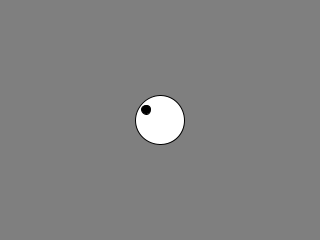
Frame 1 (no input)
Frame 60 (the mouse pressed at the canvas centre just before this capture): identical to frame 1, image omitted
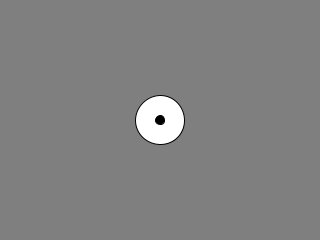
Frame 120 (the mouse held since frame 60 and released just before this capture)

The Processing sketch that drew these frames (run headless with seeded random() and noise(); from frame 60 on, the mouse is pressed at the canvas centre):

// Processing sketch: processing_11752
// ── processing_11752.pde

// eyeball


float centerx;
float centery;
float eyeballRad = 49.0 / 2;
float circRadius = 4.5;
float zDist = 200;

void setup() {
  size(320, 240);
  centerx = width/2;
  centery = height/2;
}

// Think of the eyeball as a sphere.
// The iris is a point on the eyeball.
// The mouse resides on a plane which is z units away
//   from the center of the eyeball.
// We trace a line from the center of the eye to the mouse,
//   then get the intersection between the center and the
//   eyesphere.
// We project that intersection back to the plane.

// ======================================================
// Alternate approach.
// Assume a 3D cartesian coordinate system with the origin
//   at the eye origin.
// Trace a line from eyeOrigin to mouseLoc.
// We can use the dot product (|a|*|b|*cos theta)
//   with the y and z projections of the traced line
//   to determine the theta and phi needed to rotate an
//   eyeball pointing (1, 0, 0) towards the mouseLoc.
// This approach seems more natural than the current one.

// Alt approach 2: Polar coordinates
// x = r cos theta
// y = r sin theta
// r = sqrt(x^2 + y^2)
// find theta, adjust r
// irisR = min(mouseR, eyeballR)
// ======================================================

// Future considerations
// How do we tween a path from the previous sight line to
//   the next?
// We can then animate the eye shifting its attention
//   from place to place.

// THE INTERSECTION
// 2D example:
// 1: x^2 + y^2 - R^2 = 0
// 2: (x0, y0) + t(mx, my) = (x0 + mx*t, y0 + mx*y)
// Plug in the line eqn to the circle eqn
// (x0 + mx*t)^2 + (y0 + mx*y)^2 - R^2 = 0
// Expand
// x0^2 + 2*x0*mx*t + mx^2*t^2 + ... - R^2 = 0
// Then we get a quadratic equation w.r.t. t
// A*t^2 + B*t + C = 0
// Solve using quadratic equations.

// Generalizing to 3D:
// (x-xs0)^2 + (y-ys0)^2 + (z-zs0)^2 - R^2 = 0
// (x0 + mx*t, y0 + my*t, z0 + mz*t)
// (x0 + mx*t - xs0)^2 + ... + ... - R^2 = 0
// Or, using the sphere origin as the line's
//   point of origin:
// (xs0 + mx*t)^2 + ... + ... - R^2 = 0
// Expand
// Solve

// Now, we can simplify further since the ray is
//   guaranteed to pass through the center of the sphere
// But I don't know how.

// Sphere equation: x^2 + y^2 + z^2 = radius (1)
// Line equation: ???
// Parametrize line
// Solve line(t) = radius to get x,y,z coords
// Dump the z coord and draw.

void draw() {
  background(127);
  
  // So we have a line going from the center of the circle
  //   (0,0,0)
  //   to the cursor position.
  float x0 = 0;
  float y0 = 0;
  float z0 = 0;
  float mx = (mouseX - (width/2)) - x0;
  float my = (mouseY - (height/2)) - y0;
  float mz = zDist - z0;
  // Now we have all the info we need for the line equation.
  
  // (xs0 + mx*t)^2 + ... + ... - R^2 = 0
  // xs0*xs0 + 2*xs0*mx*t + mx^2*t^2
  // Rearrange
  // mx^2*t^2 + 2*xs0*mx*t + xs0*xs0 + ... + ...
  // Combine like terms w.r.t. the variable 't'
  // (mx^2+my^2+mz^2)*t^2 + 2*(xs0+ys0+zs0)*t + 
  //   (xs0^2+ys0^2+zs0^2 - R^2) = 0
  // a = (mx^2+my^2+mz^2)
  float a = mx*mx + my*my + mz*mz;
  // b = 2*(xs0*mx+ys0*my+zs0*mz)
  float b = 2*(x0*mx + y0*my + z0*mz);
  // c = (xs0^2+ys0^2+zs0^2 - R^2)
  float c = (x0*x0 + y0*y0 + z0*z0 - (eyeballRad * eyeballRad));
  // quadratic formula: (-b +- sqrt(b^2 - 4*a*c)) / (2*a)
  float disc = b*b - 4*a*c;
  float sqrtDisc = sqrt(b*b - 4*a*c);
  // Get the roots. t = ?,?
  float tPlus = (-b + sqrtDisc) / (2*a);
  float tMinus = (-b - sqrtDisc) / (2*a);
  // Determine the greatest real t, use it
  // Reasoning:
  //  1. The origin is the circle origin,
  //  2. The endpoint of the line is at the mouse
  //  3. Higher t will be closer to the endpoint
  // (all roots here should be real, only if the line has
  //   no intersection with the sphere will it have Im roots)
  float t = max(tPlus, tMinus);
  float irisX = x0 + mx*t;
  float irisY = y0 + my*t;
  // drop the Z in order to project
  //println(mouseX + ", " + mouseY);
  //println((mouseX - (width/2)) + ", " + (mouseY - (height/2)));
  //println(disc + ", " + sqrtDisc);
  //println(tPlus + ", " + tMinus);
  println(zDist);
  translate(width/2, height/2);

  fill(255);
  ellipse(x0, y0, eyeballRad*2, eyeballRad*2);
  fill(0);
  ellipse(irisX, irisY, circRadius*2, circRadius*2);
}

void keyPressed() {
  if (key == 'w') {
    zDist += 1;
  }
  if (key == 's') {
    zDist -= 1;
  }
}
